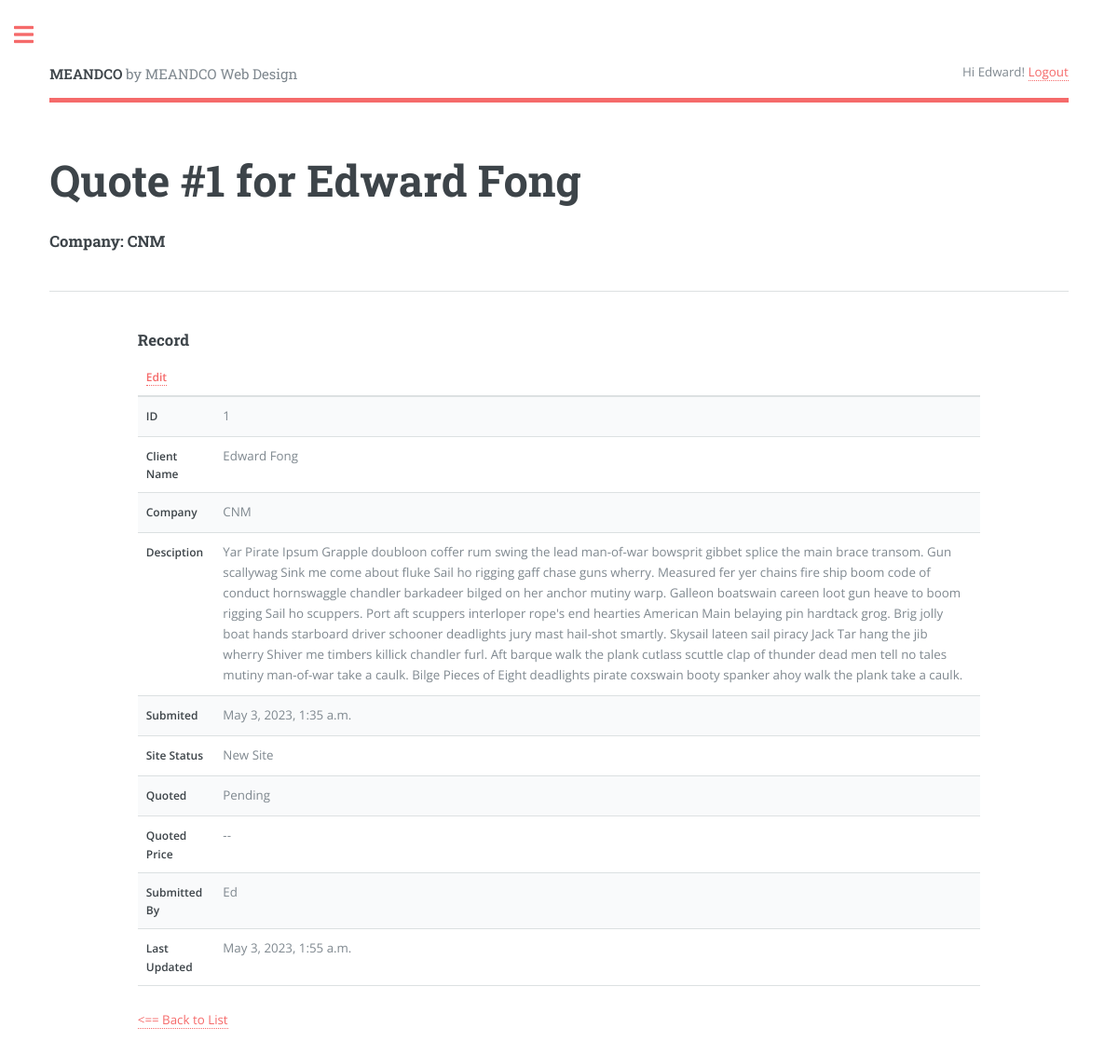
/quote/1/ (signed in), run on the app's committed database.
### quote/models.py (models this page shows, shortened)
class Quote(models.Model):
    class Status(models.TextChoices):
        NEWSITE = 'New Site'
        EXISTING = 'Existing Site'
    class Quoted(models.TextChoices):
        PENDING = 'Pending'
        REVIEWING = 'Reviewing'
        APPROVED = 'Approved'
    class Priority(models.TextChoices):
        URGENT  = 'UG', _('Urgent - 1 to week or less')
        NORMAL  = 'NM', _('Normal - 2 to 4 weeks')
        LOW     = 'LW', _('Low - Still Researching')
    name = models.CharField(max_length=250)
    requester = models.ForeignKey(User,
                                  on_delete=models.CASCADE, related_name='quotes')
    position = models.CharField(max_length=250, null=True,
                                blank=True)
    company = models.CharField(max_length=250, null=True,
                               blank=True)
    address = models.CharField(max_length=250, null=True,
                               blank=True)
    phone = models.CharField(max_length=30)
    email = models.EmailField(max_length=250)
    web_address = models.CharField(max_length=250, null=True,
                                   blank=True)
    description = models.TextField()
    created = models.DateTimeField(auto_now_add=True)
    updated = models.DateTimeField(auto_now=True)
    stat = models.CharField(max_length=20,
                              choices=Status.choices,
                              default=Status.NEWSITE)
    quoted = models.CharField(max_length=20,
                              choices=Quoted.choices,
                              default=Quoted.PENDING)
    priority = models.CharField(max_length=2,
                                choices=Priority.choices,
                                default=Priority.NORMAL)
    quoted_price = models.DecimalField(max_digits=250,decimal_places=2,
                                    null=True, blank=True)
    jobfile = models.FileField(upload_to="jobfiles/", null=True, blank=True)
    class Meta:
        ordering = ['created']
        indexes = [
            models.Index(fields=['created'])
        ]

### quote/views.py (the view)
# urls.py: path('quote/<int:quote_id>/', views.quote_detail, name='quote_detail'),
@login_required(login_url='login')
def quote_detail(request, quote_id):
    quote = get_object_or_404(Quote, pk=quote_id)
    context = {'quote': quote}
    return render(request, 'quote/quote_detail.html', context)

### quote/templates/quote/quote_detail.html (shortened to what this page needs)
{% extends "base.html" %}
{% load quote_extras %}
{% block header %}Quote #{{ quote.id }} for {{ quote.name }}{% endblock %}
{% block h4 %}Company: {{ quote.company }}{% endblock h4 %}
{% block content %}
  <h3>Record</h3>
    <div class="table-wrapper">
        <table>
            <thead>
            <tr>
                {% if request.user.is_superuser   or request.user|is_in_testing_group %}<th><a href="{% url 'quote_edit' quote.id %}">Edit<a/></th>{% endif %}
            </tr>
            </thead>
            <tbody>
                <tr>
                    <th>ID</th><td>{{ quote.id }}</td>
                </tr>
                <tr>
                    <th>Client Name</th><td>{{ quote.name }}</td>
                </tr>
                <tr>
                    <th>Company</th><td>{{ quote.company }} </td>
                </tr>
                <tr>
                    <th>Desciption</th><td>{{ quote.description }} </td>
                </tr>
                <tr>
                    <th>Submited</th><td>{{ quote.created }}</td>
                </tr>
                <tr>
                    <th>Site Status</th><td>{{ quote.stat }}</td>
                </tr>
                <tr>
                    <th>Quoted</th><td>{{ quote.quoted }}</td>
                </tr>
                <tr>
                    <th>Quoted Price</th><td>{% if quote.quoted_price  %}{{ quote.quoted_price }} {% else %}--{% endif %}</td>
                </tr>
                <tr>
                    <th>Submitted By</th><td>{{ quote.requester | title }}</td>
                </tr>
                <tr>
                    <th>Last Updated</th><td>{{ quote.updated }}</td>
                </tr>
          </tbody>
        </table>
        <p><a href="{% url 'quotes_list' %}"><== Back to List</a></p>
     </div>
{% endblock %}

### templates/base.html (shortened to what this page needs)
{% load static %}
<!DOCTYPE html>
<html lang="en">
<head>
    <link href="{% static 'assets/css/main.css' %}" rel="stylesheet">
    <link rel="stylesheet" href="{% static 'assets/css/fontawesome-all.min.css' %}" />
</head>
<body>
    <body class="is-preload">
        <div id="wrapper">
            <div id="main">
              <div class="inner">
                  <header id="header">
                    <a href="{% url 'home' %}" class="logo"><strong>MEANDCO</strong> by MEANDCO Web Design</a>
                    <ul class="icons">
                      {% if request.user.is_authenticated %}
                      Hi {{ request.user.first_name|default:request.user.username|title }}! <a href="{% url 'logout' %}">Logout</a>
                      {% else %}
                      Not logged in. <a href="{% url 'login' %}">Log-in</a>
                      {% endif %}
                    </ul>
                  </header>
                  <section>
                    <header class="main">
                      <h1>{% block header %}{% endblock header %}</h1>
                      <h3>{% block h4 %}{% endblock h4 %}</h3>
                    </header>
                    <hr class="major" />
                      <div class="row gtr-200">
                        <div class="col-1 col-12-medium">
                        </div>
                          <div class="col-10 col-12-medium">
                          {% block content %}
                          {% endblock %}
                        </div>
                      </div>
                  </section>
              </div>
            </div>
        </div>
</body>
</html>

### data on the page
Quote: id "1", name "Edward Fong", company "CNM", description "Yar Pirate Ipsum Grapple doubloon coffer rum swing the lead man-of-war bowsprit gibbet splice the main brace transom. Gun scallywag Sink me come about fluke Sail ho rigging gaff chase guns wherry. Measured fer yer chains fire ship boom code of conduct hornswaggle chandler barkadeer bilged on her anchor mutiny warp. Galleon boatswain careen loot gun heave to boom rigging Sail ho scuppers. Port aft scuppers interloper rope's end hearties American Main belaying pin hardtack grog. Brig jolly boat hands starboard driver schooner deadlights jury mast hail-shot smartly. Skysail lateen sail piracy Jack Tar hang the jib wherry Shiver me timbers killick chandler furl. Aft barque walk the plank…", created "May 3, 2023, 1:35 a.m.", stat "New Site", quoted "Pending", requester "Ed", updated "May 3, 2023, 1:55 a.m."

### other printed values
{{ request.user.first_name|default:request.user.username|title }} "Edward"
